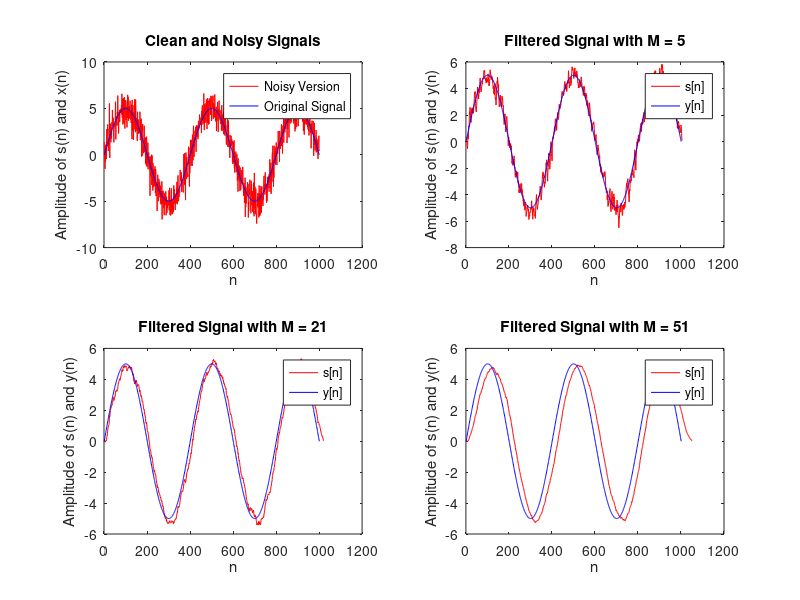

The MATLAB script that drew this image:
n = 0:1000;
w_0 = pi/200 ;
M_values = [5, 21, 51];


v_n = randn(size(n));
s_n = 5*sin(w_0*n);
x_n = s_n + v_n;

figure;
subplot(2,2,1)
plot(x_n, 'r', 'DisplayName', 'Noisy Version');
hold on;
plot(s_n, 'b', 'DisplayName', 'Original Signal');
title('Clean and Noisy Signals');
xlabel('n');
ylabel('Amplitude of s(n) and x(n)');
legend;
for i = 1:length(M_values)
    M = M_values(i);
    h_n = ones(1, M) / M;    
    y_n = conv(x_n, h_n); 
    subplot(2,2,i+1);
    plot(y_n, 'r', 'DisplayName', 'Filter signal');
    hold on;
    plot(s_n, 'b', 'DisplayName', 'Original Signal');
    title(['Filtered Signal with M = ', num2str(M)]);
    xlabel('n');
    ylabel('Amplitude of s(n) and y(n)');
    legend('s[n]', 'y[n]');
end